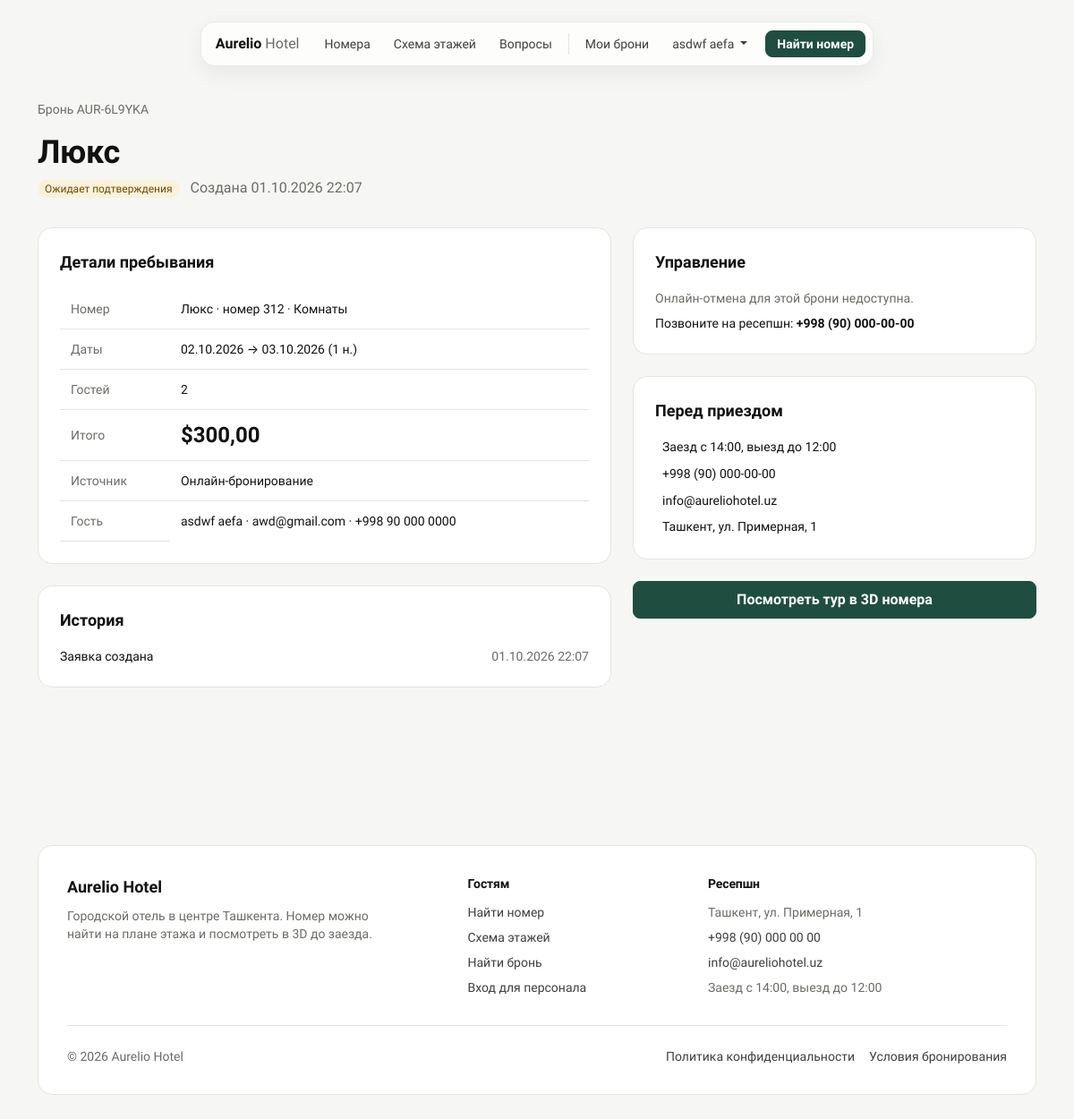
Page /bookings/AUR-6L9YKA/ (signed in) on the committed database.
### bookings/models.py (models this page shows, shortened)
class Booking(models.Model):
    STATUS_PENDING = 'pending'
    STATUS_CONFIRMED = 'confirmed'
    STATUS_CHECKED_IN = 'checked_in'
    STATUS_CHECKED_OUT = 'checked_out'
    STATUS_CANCELLED = 'cancelled'
    STATUS_NO_SHOW = 'no_show'
    STATUS_CHOICES = [
        (STATUS_PENDING, 'Ожидает подтверждения'),
        (STATUS_CONFIRMED, 'Подтверждено'),
        (STATUS_CHECKED_IN, 'Гость заселён'),
        (STATUS_CHECKED_OUT, 'Выезд завершён'),
        (STATUS_CANCELLED, 'Отменено'),
        (STATUS_NO_SHOW, 'Гость не приехал'),
    ]
    ACTIVE_STATUSES = (STATUS_PENDING, STATUS_CONFIRMED, STATUS_CHECKED_IN)
    STAFF_TRANSITIONS = {
        STATUS_PENDING: [STATUS_CONFIRMED, STATUS_CANCELLED, STATUS_NO_SHOW],
        STATUS_CONFIRMED: [STATUS_CHECKED_IN, STATUS_CANCELLED, STATUS_NO_SHOW],
        STATUS_CHECKED_IN: [STATUS_CHECKED_OUT],
        STATUS_CHECKED_OUT: [],
        STATUS_CANCELLED: [],
        STATUS_NO_SHOW: [STATUS_CONFIRMED, STATUS_CANCELLED],
    }
    SOURCE_CHOICES = [
        ('site', 'Онлайн-бронирование'),
        ('desk', 'Стойка регистрации'),
    ]
    code = models.CharField(
        max_length=12,
        unique=True,
        editable=False,
        default=generate_booking_code,
        verbose_name="Код брони",
    )
    user = models.ForeignKey(
        User,
        on_delete=models.SET_NULL,
        null=True,
        blank=True,
        related_name='bookings',
        verbose_name="Клиент",
    )
    room = models.ForeignKey(
        Room, on_delete=models.CASCADE, related_name='bookings', verbose_name="Номер"
    )
    check_in = models.DateField(verbose_name="Дата заезда")
    check_out = models.DateField(verbose_name="Дата выезда")
    guests = models.PositiveSmallIntegerField(
        default=1, validators=[MinValueValidator(1)], verbose_name="Количество гостей"
    )
    guest_name = models.CharField(max_length=120, verbose_name="Имя гостя")
    guest_email = models.EmailField(verbose_name="E-mail гостя")
    guest_phone = models.CharField(max_length=30, blank=True, verbose_name="Телефон гостя")
    special_requests = models.TextField(blank=True, verbose_name="Пожелания")
    is_paid = models.BooleanField(default=False, verbose_name="Оплачено")
    payment_id = models.CharField(max_length=255, blank=True, null=True, verbose_name="ID платежа (Payme/Click/Stripe)")
    total_price = models.DecimalField(
        max_digits=10, decimal_places=2, blank=True, null=True, verbose_name="Итоговая сумма"
    )
    status = models.CharField(
        max_length=20, choices=STATUS_CHOICES, default=STATUS_PENDING, verbose_name="Статус"
    )
    source = models.CharField(
        max_length=10, choices=SOURCE_CHOICES, default='site', verbose_name="Источник"
    )
    created_at = models.DateTimeField(auto_now_add=True, verbose_name="Дата создания")
    updated_at = models.DateTimeField(auto_now=True, verbose_name="Обновлено")
    status_changed_at = models.DateTimeField(null=True, blank=True, verbose_name="Статус изменён")
    telegram_chat_id = models.BigIntegerField(
        null=True, blank=True, verbose_name="Telegram-чат гостя",
        help_text="Заполняется, когда гость подключает уведомления в боте.",
    )
    reminder_sent_at = models.DateTimeField(
        null=True, blank=True, verbose_name="Напоминание о заезде отправлено",
    )
    class Meta:
        verbose_name = "Бронирование"
        verbose_name_plural = "Бронирования"
        ordering = ('-created_at',)
        constraints = [
            models.CheckConstraint(
                **{('condition' if django.VERSION >= (5, 1) else 'check'): Q(check_out__gt=F('check_in'))},
                name='booking_check_out_after_check_in',
            ),
        ]
        indexes = [
            models.Index(fields=['room', 'check_in', 'check_out']),
            models.Index(fields=['status']),
        ]
    def __init__(self, *args, **kwargs):
        super().__init__(*args, **kwargs)
        self._original_status = self.status
    @property
    def nights(self):
        if not self.check_in or not self.check_out:
            return 0
        return max((self.check_out - self.check_in).days, 0)
    @property
    def is_cancellable(self):
        return (
            self.status in (self.STATUS_PENDING, self.STATUS_CONFIRMED)
            and self.check_in > timezone.localdate()
        )
    @property
    def status_css(self):
        return {
            self.STATUS_PENDING: 'status-pending',
            self.STATUS_CONFIRMED: 'status-confirmed',
            self.STATUS_CHECKED_IN: 'status-in',
            self.STATUS_CHECKED_OUT: 'status-out',
            self.STATUS_CANCELLED: 'status-cancelled',
            self.STATUS_NO_SHOW: 'status-noshow',
        }.get(self.status, 'status-pending')

### rooms/models.py (models this page shows, shortened)
class Room(models.Model):
    HOUSEKEEPING_CHOICES = [
        ('clean', 'Чисто'),
        ('dirty', 'Требует уборки'),
        ('inspected', 'Проверено менеджером'),
        ('out_of_service', 'Вне эксплуатации'),
    ]
    floor = models.ForeignKey(
        Floor,
        on_delete=models.CASCADE,
        related_name='rooms',
        null=True,
        blank=True,
        verbose_name="Этаж"
    )
    room_number = models.CharField(
        max_length=10, blank=True, verbose_name="Номер комнаты", help_text="Например, 201"
    )
    title = models.CharField(max_length=200, verbose_name="Название номера")
    description = models.TextField(verbose_name="Описание")
    image = models.ImageField(upload_to='rooms/', blank=True, null=True, verbose_name="Фото номера")
    price_per_night = models.DecimalField(max_digits=10, decimal_places=2, verbose_name="Цена за ночь ($)")
    capacity = models.IntegerField(default=2, verbose_name="Вместимость (чел)")
    amenities = models.ManyToManyField(Amenity, blank=True, related_name='rooms', verbose_name="Удобства")
    homebyme_embed_url = models.URLField(blank=True, null=True, verbose_name="Ссылка на 3D-тур HomeByMe")
    model_3d = models.FileField(upload_to='rooms_3d/', blank=True, null=True, verbose_name="3D-модель номера (.glb)")
    model_camera_orbit = models.CharField(
        max_length=60,
        blank=True,
        verbose_name="Начальный ракурс 3D модели",
        help_text="Формат model-viewer: «поворот наклон расстояние», например: 90deg 55deg auto. "
                  "Если задан, модель не вращается сама. Пусто — ракурс по умолчанию.",
    )
    x_pos = models.IntegerField(default=50, verbose_name="Позиция X (%)")
    y_pos = models.IntegerField(default=50, verbose_name="Позиция Y (%)")
    is_active = models.BooleanField(default=True, verbose_name="Доступен для бронирования")
    housekeeping = models.CharField(
        max_length=20, choices=HOUSEKEEPING_CHOICES, default='clean', verbose_name="Статус уборки"
    )
    class Meta:
        verbose_name = "Номер"
        verbose_name_plural = "Номера"
        ordering = ('room_number', 'title')
    @property
    def display_number(self):
        return self.room_number or f"{self.pk:03d}"

class Floor(models.Model):
    number = models.IntegerField(unique=True, verbose_name="Номер этажа")
    title = models.CharField(max_length=100, verbose_name="Название этажа")
    plan_image = models.ImageField(upload_to='floors/', blank=True, null=True, verbose_name="2D-схема этажа")
    class Meta:
        verbose_name = "Этаж"
        verbose_name_plural = "Этажи"
        ordering = ['number']

### bookings/views.py (the view)
# urls.py: path('<str:code>/', views.booking_detail, name='booking_detail'),
def booking_detail(request, code):
    booking = _get_booking_or_none(request, code)
    if booking is None:
        messages.warning(request, "Бронь не найдена. Проверьте код брони и e-mail.")
        return redirect('bookings:booking_lookup')
    history = [(booking.created_at, "Заявка создана")]
    if booking.status != Booking.STATUS_PENDING and booking.status_changed_at:
        history.append((booking.status_changed_at, booking.get_status_display()))
    context = {
        'booking': booking,
        'history': history,
        'can_cancel': booking.is_cancellable,
        'telegram_link': telegram_link(booking),
        'currency': CURRENCY,
    }
    return render(request, 'bookings/booking_detail.html', context)

### bookings/views.py (called while the page is built)
def _can_view(request, booking):
    if is_staff_member(request.user):
        return True
    if booking.user_id and request.user.is_authenticated and booking.user_id == request.user.id:
        return True
    return booking.code in request.session.get('booking_codes', [])

def _get_booking_or_none(request, code):
    booking = (
        Booking.objects.select_related('room', 'room__floor', 'user')
        .filter(code=(code or '').strip().upper())
        .first()
    )
    if booking and _can_view(request, booking):
        return booking
    return None

### staff/context_processors.py (called while the page is built)
def staff_status(request):
    user = getattr(request, 'user', None)
    staff_member = is_staff_member(user) if user else False
    profile = get_staff_profile(user) if staff_member else None
    return {
        'is_staff_member': staff_member,
        'staff_profile': profile,
        'can_manage_bookings': bool(profile and profile.can_manage_bookings) or bool(
            user and user.is_superuser
        ),
    }

### telegram_bot/conf.py (called while the page is built)
def enabled():
    return bool(getattr(settings, 'TELEGRAM_BOT_TOKEN', ''))

def bot_username():
    return getattr(settings, 'TELEGRAM_BOT_USERNAME', '')

### telegram_bot/guest.py (called while the page is built)
def telegram_link(booking):
    username = conf.bot_username()
    if not (conf.enabled() and username):
        return None
    return f"https://t.me/{username}?start={link_payload(booking)}"

### templates/bookings/booking_detail.html (shortened to what this page needs)
{% extends 'base.html' %}
{% block content %}
<section class="page-band">
  <div class="container">
    <span class="hero-eyebrow">Бронь {{ booking.code }}</span>
    <h1 class="mt-3">{{ booking.room.title }}</h1>
    <p>
      <span class="status-chip {{ booking.status_css }}">{{ booking.get_status_display }}</span>
      <span class="ms-2">Создана {{ booking.created_at|date:"d.m.Y H:i" }}</span>
    </p>
  </div>
</section>
<div class="container pb-5">
  <div class="row g-4">
    <div class="col-lg-7">
      <div class="panel-card mb-4">
        <div class="panel-title">Детали пребывания</div>
        <table class="data-table">
          <tbody>
            <tr><th>Номер</th><td>{{ booking.room.title }} · номер {{ booking.room.display_number }}{% if booking.room.floor %} · {{ booking.room.floor.title }}{% endif %}</td></tr>
            <tr><th>Даты</th><td>{{ booking.check_in|date:"d.m.Y" }} → {{ booking.check_out|date:"d.m.Y" }} ({{ booking.nights }} н.)</td></tr>
            <tr><th>Гостей</th><td>{{ booking.guests }}</td></tr>
            <tr><th>Итого</th><td><span class="serif-number fs-4">{{ currency }}{{ booking.total_price }}</span></td></tr>
            <tr><th>Источник</th><td>{{ booking.get_source_display }}</td></tr>
            <tr><th>Гость</th><td>{{ booking.guest_name }} · {{ booking.guest_email }}{% if booking.guest_phone %} · {{ booking.guest_phone }}{% endif %}</td></tr>
          </tbody>
        </table>
      </div>
      <div class="panel-card">
        <div class="panel-title">История</div>
        <ul class="list-unstyled mb-0 small d-flex flex-column gap-2">
          {% for moment, label in history %}
            <li class="d-flex justify-content-between gap-3">
              <span>{{ label }}</span>
              <span class="text-muted">{{ moment|date:"d.m.Y H:i" }}</span>
            </li>
          {% endfor %}
        </ul>
      </div>
    </div>
    <div class="col-lg-5">
      <div class="panel-card mb-4">
        <div class="panel-title">Управление</div>
        {% if can_cancel %}
          <p class="small text-muted">Отмена бесплатна: до заезда ещё больше 24 часов.</p>
          <form method="post" action="{% url 'bookings:booking_cancel' booking.code %}">
            {% csrf_token %}
            <button type="submit" class="btn btn-outline-copper w-100"
                    onclick="return confirm('Отменить бронь {{ booking.code }}?');">
              Отменить бронь
            </button>
          </form>
        {% else %}
          <p class="small text-muted mb-2">Онлайн-отмена для этой брони недоступна.</p>
          <p class="small mb-0">Позвоните на ресепшн: <strong>+998 (90) 000-00-00</strong></p>
        {% endif %}
      </div>
      <div class="panel-card mb-4">
        <div class="panel-title">Перед приездом</div>
        <ul class="list-unstyled small mb-0 d-flex flex-column gap-2">
          <li>Заезд с 14:00, выезд до 12:00</li>
          <li>+998 (90) 000-00-00</li>
          <li>info@aureliohotel.uz</li>
          <li>Ташкент, ул. Примерная, 1</li>
        </ul>
      </div>
      {% if booking.room.homebyme_embed_url or booking.room.model_3d %}
        <a href="{% url 'rooms:room_detail' booking.room.pk %}" class="btn btn-copper w-100">Посмотреть тур в 3D номера</a>
      {% endif %}
    </div>
  </div>
</div>
{% endblock %}

### templates/base.html (shortened to what this page needs)
{% load static %}<!DOCTYPE html>
<html lang="ru">
<head>
<link href="https://cdn.jsdelivr.net/npm/bootstrap@5.3.0/dist/css/bootstrap.min.css" rel="stylesheet">
<link rel="stylesheet" href="https://unpkg.com/@phosphor-icons/web@2.1.1/src/regular/style.css">
<link rel="stylesheet" href="https://unpkg.com/@phosphor-icons/web@2.1.1/src/fill/style.css">
</head>
<body class="d-flex flex-column min-vh-100">
{% with current=request.resolver_match.url_name %}
<div class="nav-wrap">
  <nav class="site-nav" aria-label="Основная навигация">
    <a class="brand" href="{% url 'rooms:room_list' %}">Aurelio <span>Hotel</span></a>
    <ul class="nav-links d-none d-lg-flex">
      <li><a href="{% url 'rooms:room_search' %}" {% if current == 'room_search' %}aria-current="page"{% endif %}>Номера</a></li>
      <li><a href="{% url 'rooms:hotel_floors' %}" {% if current == 'hotel_floors' %}aria-current="page"{% endif %}>Схема этажей</a></li>
      <li><a href="{% url 'rooms:room_list' %}#faq">Вопросы</a></li>
      <li></li>
      {% if user.is_authenticated %}
        <li><a href="{% url 'bookings:my_bookings' %}" {% if current == 'my_bookings' %}aria-current="page"{% endif %}>Мои брони</a></li>
        <li class="dropdown">
          <button type="button" class="nav-btn dropdown-toggle" data-bs-toggle="dropdown" aria-expanded="false">
            {{ user.get_full_name|default:user.username }}
          </button>
        </li>
      {% else %}
        <li><a href="{% url 'bookings:booking_lookup' %}" {% if current == 'booking_lookup' %}aria-current="page"{% endif %}>Найти бронь</a></li>
        <li><a href="{% url 'accounts:login' %}" {% if current == 'login' %}aria-current="page"{% endif %}>Войти</a></li>
      {% endif %}
    </ul>
    <a href="{% url 'rooms:room_search' %}" class="btn btn-copper btn-sm d-none d-sm-inline-block">Найти номер</a>
  </nav>
</div>
{% endwith %}
<main id="content" class="flex-grow-1" tabindex="-1">
  {% block content %}{% endblock %}
</main>
<footer class="site-footer">
  <div class="container">
    <div class="footer-inner">
      <div class="row gy-4">
        <div class="col-lg-5">
          <div class="footer-brand">Aurelio Hotel</div>
          <p class="mb-0" style="max-width: 360px;">Городской отель в центре Ташкента. Номер можно найти на плане этажа и посмотреть в 3D до заезда.</p>
        </div>
        <div class="col-6 col-lg-3">
          <h2>Гостям</h2>
          <ul>
            <li><a href="{% url 'rooms:room_search' %}">Найти номер</a></li>
            <li><a href="{% url 'rooms:hotel_floors' %}">Схема этажей</a></li>
            <li><a href="{% url 'bookings:booking_lookup' %}">Найти бронь</a></li>
            <li><a href="{% if is_staff_member %}{% url 'staff:dashboard' %}{% else %}{% url 'accounts:staff_login' %}{% endif %}">Вход для персонала</a></li>
          </ul>
        </div>
        <div class="col-6 col-lg-4">
          <h2>Ресепшн</h2>
          <ul>
            <li>Ташкент, ул. Примерная, 1</li>
            <li><a href="tel:+998900000000">+998 (90) 000 00 00</a></li>
            <li><a href="mailto:info@aureliohotel.uz">info@aureliohotel.uz</a></li>
            <li>Заезд с 14:00, выезд до 12:00</li>
          </ul>
        </div>
      </div>
      <div class="footer-bottom">
        <span>&copy; 2026 Aurelio Hotel</span>
        <ul>
          <li><a href="{% url 'privacy' %}">Политика конфиденциальности</a></li>
          <li><a href="{% url 'terms' %}">Условия бронирования</a></li>
        </ul>
      </div>
    </div>
  </div>
</footer>
</body>
</html>

### rows in the picture
Booking: code "AUR-6L9YKA", room "Люкс", status "Ожидает подтверждения", created_at "01.10.2026 22:07", room.display_number "312", room.floor "Комнаты", check_in "02.10.2026", check_out "03.10.2026", nights "1", guests "2", total_price "300,00", source "Онлайн-бронирование", guest_name "asdwf aefa", guest_email "awd@gmail.com", guest_phone "+998 90 000 0000", history "01.10.2026 22:07"

### other values in the picture
{{ user.get_full_name|default:user.username }} "asdwf aefa"
{{ currency }} "$"
{{ label }} "Заявка создана"
